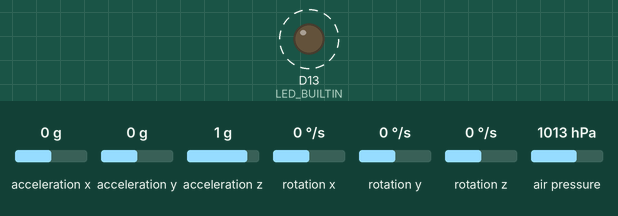
This sketch was run on a simulated Arduino Nano 33 BLE. On the bench: output pins drawn as LEDs (lit = HIGH). Dashed ring = blinking. The test bench sets the inputs (shaded band); at power-on: acceleration x 0 g, acceleration y 0 g, acceleration z 1 g, rotation x 0 °/s, rotation y 0 °/s, rotation z 0 °/s, air pressure 1013 hPa. What the sketch prints to the serial monitor is not drawn.

Above: at 0.21 s.
Timing chart, 0 to 3.1 s (numbered marks = the images above):
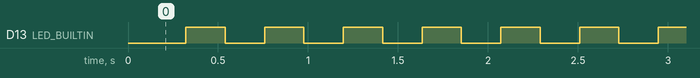

The sketch:

px4_step0a_nano33_imu.ino
```cpp
#include <Arduino.h>
#include <Arduino_BMI270_BMM150.h>
#include <Arduino_LPS22HB.h>
#include <math.h>

float roll = 0.0f, pitch = 0.0f, yaw = 0.0f;
float basePressure = 101.325f;
bool  baroOk = false;
unsigned long lastUs = 0;
uint8_t ledCnt = 0;

void setup() {
    Serial.begin(115200);
    Serial1.begin(115200); // TX1 (Pin 1) -> STM32 D2 (PA10)
    pinMode(LED_BUILTIN, OUTPUT);

    if (!IMU.begin()) {
        while (1) { digitalWrite(LED_BUILTIN, !digitalRead(LED_BUILTIN)); delay(100); }
    }
    if (BARO.begin()) {
        baroOk = true;
        delay(100);
        basePressure = BARO.readPressure();
    }
    lastUs = micros();
}

void loop() {
    unsigned long nowUs = micros();
    if (nowUs - lastUs < 10000) return; // 100Hz (10ms)
    float dt = (nowUs - lastUs) * 1e-6f;
    lastUs = nowUs;

    float ax, ay, az, gx, gy, gz;
    if (IMU.accelerationAvailable() && IMU.gyroscopeAvailable()) {
        IMU.readAcceleration(ax, ay, az);
        IMU.readGyroscope(gx, gy, gz);

        float accRoll  = atan2f(ay, az) * 57.29578f;
        float accPitch = atan2f(-ax, sqrtf(ay * ay + az * az)) * 57.29578f;

        roll  = 0.96f * (roll  + gx * dt) + 0.04f * accRoll;
        pitch = 0.96f * (pitch + gy * dt) + 0.04f * accPitch;
        yaw  += gz * dt;
    }

    float relAlt = 0.0f;
    if (baroOk) {
        float p = BARO.readPressure();
        relAlt = (basePressure - p) * 84.3f;
    }

    // 20回(200ms)ごとにNano 33のLEDを点滅させて動作を可視化
    if (++ledCnt >= 20) {
        ledCnt = 0;
        digitalWrite(LED_BUILTIN, !digitalRead(LED_BUILTIN));
    }

    // ジャンパー線 (Serial1) と USB (Serial) の両方へ出力
    Serial1.print("$IMU,");
    Serial1.print(roll, 2);  Serial1.print(",");
    Serial1.print(pitch, 2); Serial1.print(",");
    Serial1.print(yaw, 2);   Serial1.print(",");
    Serial1.println(relAlt, 2);

    Serial.print("$IMU,");
    Serial.print(roll, 2);  Serial.print(",");
    Serial.print(pitch, 2); Serial.print(",");
    Serial.print(yaw, 2);   Serial.print(",");
    Serial.println(relAlt, 2);
}
```

Measured:
- by itself, D13 (LED_BUILTIN): alternates HIGH for 0.22 s and LOW for 0.22 s
